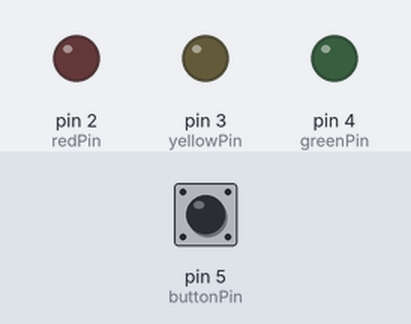
The sketch below on a simulated Arduino Uno, built with avr-gcc and run on an emulated ATmega328P. Shown: output pins drawn as LEDs (lit = HIGH). The inputs (shaded band) are chosen by the test bench; at power-on: pin 5 (buttonPin) LOW.

Above: at 1.2 s.
1.3 s: pin 5 (buttonPin) pulled HIGH for 3.2 s
At 5.6 s:
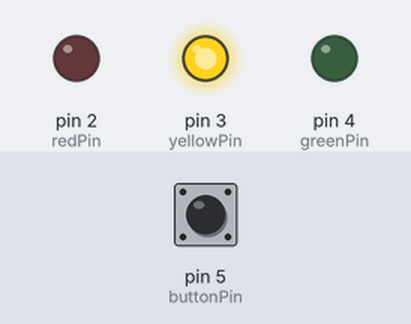
6.0 s: pin 5 (buttonPin) pulled HIGH for 0.15 s
At 6.9 s:
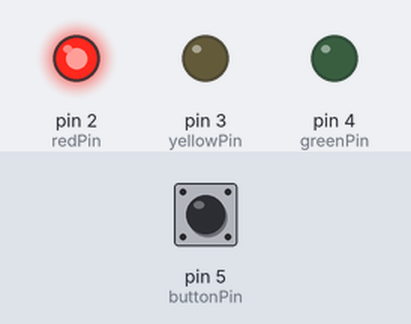
7.6 s: pin 5 (buttonPin) pulled HIGH for 1 s
At 8.1 s:
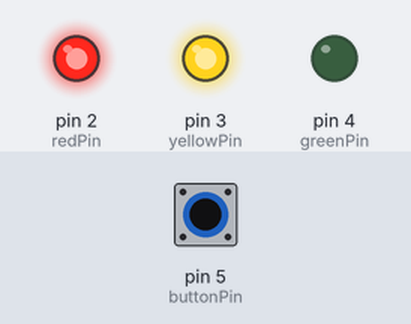
Timing chart, 0 to 10.6 s (numbered marks = the images above; inputs shaded):
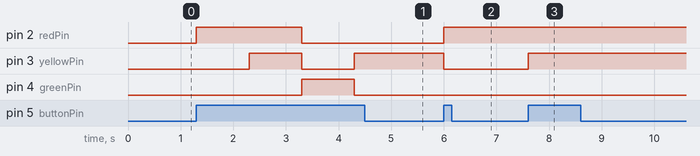

The sketch:

traffic_lights.ino
```cpp
/*
 * Traffic Lights!
 *
 * Author Eric Muuo
 */


const short redPin  = 2;
const short yellowPin = 3;
const short greenPin = 4;
const short buttonPin = 5;

int state = 0;


void setup() {  // initialize the pins
  pinMode(redPin, OUTPUT);
  pinMode(yellowPin, OUTPUT);
  pinMode(greenPin, OUTPUT);
  pinMode(buttonPin, INPUT);

}

void loop() {
   if(digitalRead(buttonPin))
   {
    if(state == 0)
    {
      setLights(HIGH, LOW, LOW);
      state = 1;
    }
    else if(state == 1)
    {
      setLights(HIGH, HIGH, LOW);
      state = 2;
    }
    else if(state == 2)
    {
      setLights(LOW,LOW,HIGH);
      state = 3;
    }
    else if(state == 3)
    {
      setLights(LOW, HIGH, LOW);
      state = 0;
    }

    delay(1000);
   }
}

void setLights(int red, int yellow, int green)
{
  digitalWrite(redPin, red);
  digitalWrite(yellowPin, yellow);
  digitalWrite(greenPin, green);
}
```

Measured:
- after the input at 1.3 s, pin 2 (redPin): LOW → HIGH at once, → LOW 2.0 s later; pin 3 (yellowPin): LOW → HIGH after 1.0 s, → LOW 1.0 s later, → HIGH 1.0 s later; pin 4 (greenPin): LOW → HIGH after 2.0 s, → LOW 1.0 s later
- after the input at 6.0 s, pin 2 (redPin): LOW → HIGH at once; pin 3 (yellowPin): HIGH → LOW at once
- after the input at 7.6 s, pin 3 (yellowPin): LOW → HIGH at once
